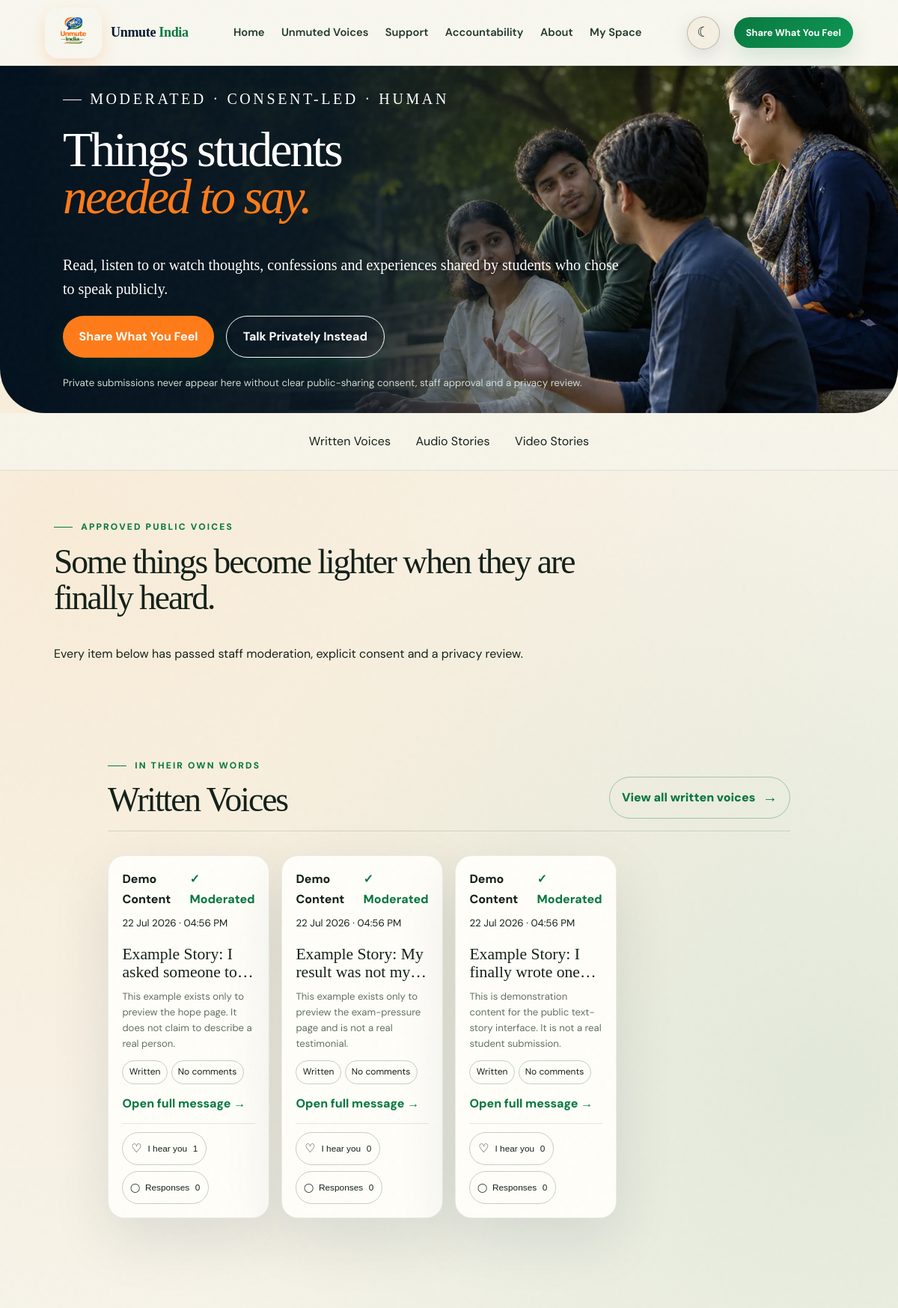
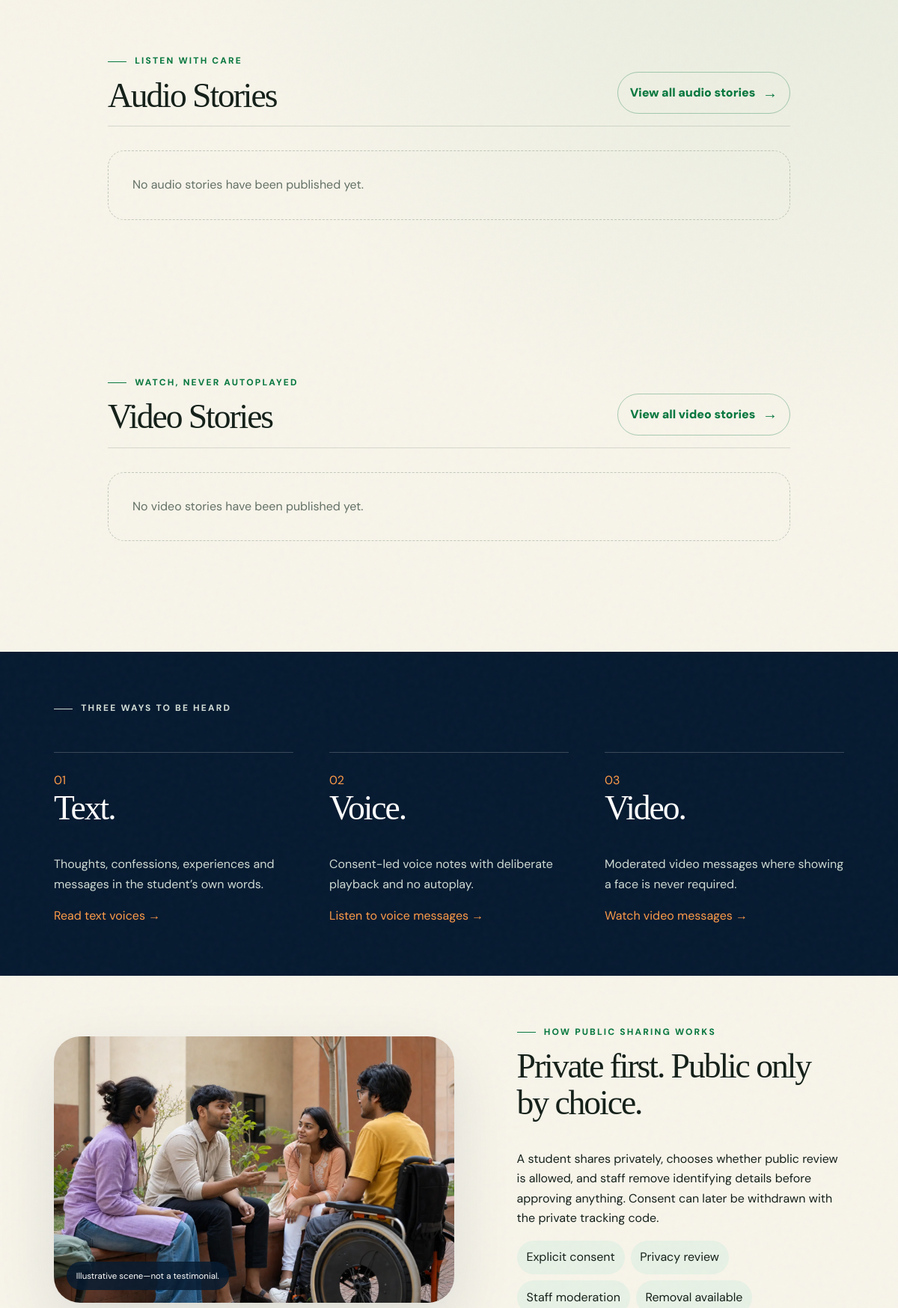
The app's page /voices/ (upper part) with its own data (2 pictures, top to bottom).
### indiaApp/models.py (models this page shows, shortened)
class TimeStampedModel(models.Model):
    created_at = models.DateTimeField(auto_now_add=True)
    updated_at = models.DateTimeField(auto_now=True)
    class Meta:
        abstract = True

class Story(TimeStampedModel):
    MODES = [('support','Support only'),('advice','Advice welcome'),('none','No comments')]
    FORMATS = [('text','Text'),('voice','Voice'),('video','Video')]
    TOPICS = [('heard','Needed to be heard'),('alone','I thought I was alone'),('listened','Someone listened to me'),('hope','I did not give up'),('message','To another student'),('exam','Exam pressure'),('family','Family pressure'),('college','College life'),('coaching','Coaching pressure'),('protest','Protest experience')]
    title = models.CharField(max_length=140, blank=True)
    body = models.TextField()
    slug = models.SlugField(unique=True)
    display_name = models.CharField(max_length=80, blank=True)
    age_group = models.CharField(max_length=40, blank=True)
    state = models.CharField(max_length=80, blank=True)
    story_format = models.CharField(max_length=10, choices=FORMATS, default='text', db_index=True)
    topic = models.CharField(max_length=20, choices=TOPICS, default='heard', db_index=True)
    public_media = models.FileField(upload_to='stories/', blank=True, validators=[FileExtensionValidator(['mp3','m4a','wav','ogg','webm','mp4','mov'])])
    transcript = models.TextField(blank=True)
    duration = models.CharField(max_length=12, blank=True)
    content_warning = models.CharField(max_length=180, blank=True)
    face_hidden = models.BooleanField(default=False)
    audio_only = models.BooleanField(default=False)
    approved = models.BooleanField(default=False, db_index=True)
    comment_mode = models.CharField(max_length=10, choices=MODES, default='support')
    moderation_status = models.CharField(max_length=12, choices=[('draft','Draft'),('review','Pending Review'),('published','Published'),('rejected','Rejected'),('archived','Archived')], default='review', db_index=True)
    public_consent = models.BooleanField(default=False, db_index=True)
    privacy_review_complete = models.BooleanField(default=False, db_index=True)
    location_consented = models.BooleanField(default=False)
    published_at = models.DateTimeField(null=True, blank=True, db_index=True)
    removed_at = models.DateTimeField(null=True, blank=True, db_index=True)
    featured = models.BooleanField(default=False, db_index=True)
    thumbnail = models.ImageField(upload_to='story_thumbnails/', blank=True)
    is_demo = models.BooleanField(default=False, db_index=True)
    source_was_listening_request = models.BooleanField(default=False, db_index=True, editable=False)

### indiaApp/views.py (the view)
# urls.py: path('voices/', views.stories, name='voices'),
def stories(request):
    queryset = public_stories(request.anonymous_reaction_key, request.private_identity)
    return render(request, 'stories/feed.html', {
        'written_stories': queryset.filter(story_format='text')[:4],
        'audio_stories': queryset.filter(story_format='voice')[:4],
        'video_stories': queryset.filter(story_format='video')[:4],
        'has_public_stories': queryset.exists(),
        'featured_stories': queryset.filter(featured=True)[:3],
    })

### templates/stories/feed.html (shortened to what this page needs)
{% extends 'base.html' %}{% load static %}
{% block css %}<link rel="stylesheet" href="{% static 'css/stories/feed.css' %}"><link rel="stylesheet" href="{% static 'css/stories/feed_shelves.css' %}"><link rel="stylesheet" href="{% static 'css/stories/comments.css' %}">{% endblock %}
{% block content %}
<header class="stories-hero"><img src="{% static 'images/stories/stories-hero.webp' %}" alt="Indian students listening to one another on campus"><div class="stories-hero__veil"></div><div><p class="eyebrow">MODERATED · CONSENT-LED · HUMAN</p><h1>Things students <em>needed to say.</em></h1><p>Read, listen to or watch thoughts, confessions and experiences shared by students who chose to speak publicly.</p><nav><a class="pill saffron" href="{% url 'share' 'text' %}">Share What You Feel</a><a class="pill ghost" href="{% url 'talk' %}">Talk Privately Instead</a></nav><small>Private submissions never appear here without clear public-sharing consent, staff approval and a privacy review.</small></div></header>
{% include 'stories/_collection_nav.html' %}
<section class="featured-feed"><div class="stories-heading"><p class="eyebrow green">APPROVED PUBLIC VOICES</p><h2>Some things become lighter when they are finally heard.</h2><p>Every item below has passed staff moderation, explicit consent and a privacy review.</p></div>{% if has_public_stories %}<section class="format-shelf"><header><div><p class="eyebrow green">IN THEIR OWN WORDS</p><h2>Written Voices</h2></div><a href="{% url 'voices_text' %}">View all written voices <span>→</span></a></header><div class="story-grid story-grid--shelf">{% for story in written_stories %}{% include 'stories/_voice_card.html' %}{% empty %}<p class="shelf-empty">No written voices have been published yet.</p>{% endfor %}</div></section><section class="format-shelf"><header><div><p class="eyebrow green">LISTEN WITH CARE</p><h2>Audio Stories</h2></div><a href="{% url 'voices_voice' %}">View all audio stories <span>→</span></a></header><div class="story-grid story-grid--shelf">{% for story in audio_stories %}{% include 'stories/_voice_card.html' %}{% empty %}<p class="shelf-empty">No audio stories have been published yet.</p>{% endfor %}</div></section><section class="format-shelf"><header><div><p class="eyebrow green">WATCH, NEVER AUTOPLAYED</p><h2>Video Stories</h2></div><a href="{% url 'voices_video' %}">View all video stories <span>→</span></a></header><div class="story-grid story-grid--shelf">{% for story in video_stories %}{% include 'stories/_voice_card.html' %}{% empty %}<p class="shelf-empty">No video stories have been published yet.</p>{% endfor %}</div></section>{% else %}<div class="stories-empty"><span>○</span><h3>No public voices yet.</h3><p>Private submissions remain private unless the person clearly allows public sharing.</p><a class="pill" href="{% url 'talk' %}">Talk Privately</a></div>{% endif %}</section>
<section class="category-editorial"><p class="eyebrow">THREE WAYS TO BE HEARD</p><div><article><span>01</span><h2>Text.</h2><p>Thoughts, confessions, experiences and messages in the student’s own words.</p><a href="{% url 'voices_text' %}">Read text voices →</a></article><article><span>02</span><h2>Voice.</h2><p>Consent-led voice notes with deliberate playback and no autoplay.</p><a href="{% url 'voices_voice' %}">Listen to voice messages →</a></article><article><span>03</span><h2>Video.</h2><p>Moderated video messages where showing a face is never required.</p><a href="{% url 'voices_video' %}">Watch video messages →</a></article></div></section>
<section class="media-stories"><figure><img src="{% static 'images/support/students-listening.webp' %}" loading="lazy" alt="Indian students in a calm, supportive conversation"><figcaption>Illustrative scene—not a testimonial.</figcaption></figure><div><p class="eyebrow green">HOW PUBLIC SHARING WORKS</p><h2>Private first. Public only by choice.</h2><p>A student shares privately, chooses whether public review is allowed, and staff remove identifying details before approving anything. Consent can later be withdrawn with the private tracking code.</p><div class="media-principles"><span>Explicit consent</span><span>Privacy review</span><span>Staff moderation</span><span>Removal available</span></div></div></section>
{% endblock %}{% block js %}<script src="{% static 'js/stories/feed.js' %}" defer></script>{% endblock %}

### templates/stories/_voice_card.html (shortened to what this page needs)
<article class="story-card{% if story.story_format == 'video' %} video-story-card{% endif %}" data-format="{{ story.story_format }}" data-detail-url="{% url 'story_detail' story.slug %}" tabindex="{% if story.story_format == 'video' %}0{% else %}-1{% endif %}">
  <div class="story-card__top">
    <div class="story-meta"><span>{{ story.display_name|default:'Anonymous student' }}</span><span>✓ Moderated</span></div>
    <small><time datetime="{{ story.published_at|default:story.created_at|date:'c' }}">{{ story.published_at|default:story.created_at|date:'d M Y · h:i A' }}</time></small>
    <h3>{{ story.title|default:'What someone needed to say' }}</h3>
  </div>
  <div class="story-card__content">
    {% if story.story_format == 'text' %}
      <p>{{ story.body|truncatewords:32 }}</p>
    {% elif story.story_format == 'voice' and story.public_media %}
      <audio controls preload="metadata" src="{{ story.public_media.url }}"></audio>
    {% else %}
      <p>{{ story.body|truncatewords:32 }}</p>
    {% endif %}
  </div>
  <div class="story-card__footer">
    <div class="badges"><span>{% if story.story_format == 'text' %}Written{% else %}{{ story.get_story_format_display }}{% endif %}</span><span>{{ story.get_comment_mode_display }}</span></div>
    <a class="read-story" href="{% url 'story_detail' story.slug %}">Open full message →</a>
    <div class="voice-social">
      <form action="{% url 'react' story.pk %}" method="post" data-reaction-form data-story-id="{{ story.pk }}">{% csrf_token %}<button class="reaction-button{% if story.has_current_visitor_reacted %} is-active active{% endif %}" name="reaction" value="with_you" data-reaction-target="story" data-story-id="{{ story.pk }}" aria-pressed="{{ story.has_current_visitor_reacted|yesno:'true,false' }}" aria-label="I hear you, {{ story.reaction_count }} support{{ story.reaction_count|pluralize }}"><span class="reaction-icon" aria-hidden="true">{% if story.has_current_visitor_reacted %}♥{% else %}♡{% endif %}</span><span class="reaction-label">I hear you</span><span class="reaction-count" data-reaction-count aria-live="polite">{{ story.reaction_count }}</span></button></form>
      <button type="button" class="response-count-button" data-comments-open data-story="{{ story.pk }}" data-format="{{ story.get_story_format_display }}" data-title="{{ story.title|default:'What someone needed to say' }}" data-author="{{ story.display_name|default:'Anonymous student' }}" data-excerpt="{{ story.body|truncatewords:24|striptags }}"{% if story.public_media %} data-media="{{ story.public_media.url }}"{% endif %}><span aria-hidden="true">◯</span><span>Responses</span><span class="reaction-count">{{ story.comment_count }}</span></button>
    </div>
  </div>
</article>

### static/css/base.css (style rules this page uses)
:root { --navy:#081a2f;--blue:#14213d;--cream:#fff9f0;--paper:#fffdf8;--peach:#ffe7d6;--lav:#e9e3ff;--green:#138808;--softgreen:#e4f4ea;--orange:#ff7a00;--ink:#20242a;--muted:#606873;--shadow:0 20px 60px #14213d14;--radius:26px }
html { scroll-behavior:smooth }
* { box-sizing:border-box }
body { margin:0;background:var(--cream);color:var(--ink);font-family:'DM Sans',system-ui,sans-serif;line-height:1.65 }
body,header,section,footer { transition:background .25s,color .25s }
a { color:inherit;text-decoration:none }
img { max-width:100%;display:block }
.pill { display:inline-flex;align-items:center;justify-content:center;border:0;border-radius:999px;padding:.85rem 1.35rem;background:var(--green);color:white;font:inherit;font-weight:700;cursor:pointer }
.pill.saffron { background:var(--orange) }
.pill.ghost { background:transparent;border:1px solid currentColor }
.eyebrow { font-size:.75rem;letter-spacing:.18em;font-weight:800 }
.eyebrow.green { color:var(--green) }
h1,h2,h3,p { margin-top:0 }
h1 { font-size:clamp(2.7rem,6vw,6.4rem);line-height:.96;letter-spacing:-.06em }
h2 { font-size:clamp(2.15rem,4.5vw,4.6rem);line-height:1.08;letter-spacing:-.05em }
h2 em,h1 em { font-family:'Playfair Display',serif;color:var(--orange) }
section { padding:clamp(4.5rem,9vw,9rem) clamp(1.2rem,7vw,7.5rem) }
:root { --navy:#061a30;--blue:#073f7d;--cream:#f7f4ea;--paper:#fffef9;--peach:#fff0df;--lav:#e8edf4;--green:#08783f;--softgreen:#e7f1e5;--orange:#ff7b19;--ink:#142019;--muted:#637065;--gold:#d7a548;--shadow:0 28px 80px #06243a1c;--radius:32px }
body { background:radial-gradient(circle at 8% 15%,#ffca8b30,transparent 26%),radial-gradient(circle at 92% 30%,#64a67c24,transparent 25%),var(--cream) }
.pill { background:linear-gradient(135deg,#08783f,#0d9854);box-shadow:0 12px 30px #08783f28;transition:transform .25s,box-shadow .25s }
.eyebrow::before { content:"";display:inline-block;width:25px;height:1px;background:currentColor;vertical-align:middle;margin-right:.7rem }
h1,h2 { font-family:Georgia,'Times New Roman',serif;font-weight:500;letter-spacing:-.045em }

### static/css/responsive.css (style rules this page uses)
:where(.account-hero,.about-hero,.ac-hero,.stories-hero,.support-hero,.petition-hero) { min-height: clamp(440px, 58svh, 620px) !important; max-height: 680px; }
:where(.account-hero,.about-hero,.ac-hero,.stories-hero,.support-hero,.petition-hero) h1 { font-size: clamp(3rem,5.5vw,6rem) !important; }
.ac-hero__copy>div,.stories-hero nav,.petition-hero-copy .actions { margin-block: 1.25rem !important; }
section { padding: clamp(3.5rem,5.5vw,5.75rem) clamp(1.2rem,6vw,6rem) !important; }
section h2 { font-size: clamp(2.2rem,3.8vw,4rem) !important; line-height: 1.06 !important; }
section h3 { line-height: 1.2; }
.section-head,.section-heading,.section-intro,.stories-heading { margin-bottom: clamp(1.5rem,3vw,3rem) !important; }
.story-grid,.story-row,.petition-cards,.resource-list,.sample-messages { margin-top: 2rem !important; }
.story-card { padding: 1.5rem !important; border-radius: 22px !important; }
.story-card h3 { margin-top: 1.5rem !important; font-size: 1.65rem !important; }
:where(.image-frame,.about-photo,.talk-photo,.join-section figure,.media-stories figure,.evidence-preview figure) { max-width: 660px; }
:where(.image-frame img,.about-photo img,.talk-photo img,.join-section img,.media-stories img,.evidence-preview img) { max-height: 480px; }
@media (min-width: 901px) { .featured-feed .story-grid { grid-template-columns: repeat(4,minmax(0,1fr)) !important; } }
@media (min-width: 901px) { .featured-feed .story-card { padding: 1.15rem !important; } }
@media (min-width: 901px) { .featured-feed .story-card h3 { font-size: 1.35rem !important; margin-top: 1.1rem !important; } }
@media (min-width: 901px) { .featured-feed .story-card p { font-size: .82rem; } }

### records on screen
Story: display_name "Demo Content", published_at "22 Jul 2026 · 04:56 PM", title "Example Story: I asked someone…", body "This example exists only to preview the hope page. It does not claim to describe a real person.", story_format "Written", comment_mode "No comments", reaction_count "1", comment_count "0"
Story: display_name "Demo Content", published_at "22 Jul 2026 · 04:56 PM", title "Example Story: My result was not…", body "This example exists only to preview the exam-pressure page and is not a real testimonial.", story_format "Written", comment_mode "No comments", reaction_count "0", comment_count "0"
Story: display_name "Demo Content", published_at "22 Jul 2026 · 04:56 PM", title "Example Story: I finally wrote…", body "This is demonstration content for the public text-story interface. It is not a real student submission.", story_format "Written", comment_mode "No comments", reaction_count "0", comment_count "0"
